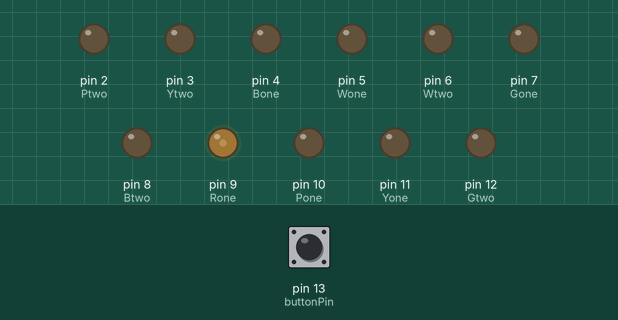
Recording of a sketch running on a simulated Arduino Uno, built with avr-gcc and run on an emulated ATmega328P. Parts: output pins drawn as LEDs (lit = HIGH). Dashed ring = blinking. Inputs (shaded band) come from the test bench; at power-on: pin 13 (buttonPin) HIGH.

Above: at 1.26 s.
1.3 s: pin 13 (buttonPin) pulled LOW for 0.15 s
At 4.57 s:
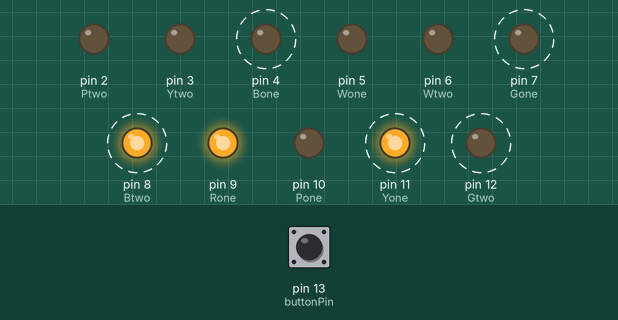
At 5.07 s:
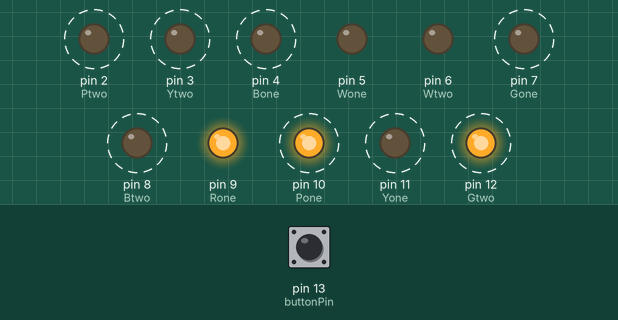
7.3 s: pin 13 (buttonPin) pulled LOW for 1 s
11.2 s: pin 13 (buttonPin) pulled LOW for 0.15 s
At 18.2 s:
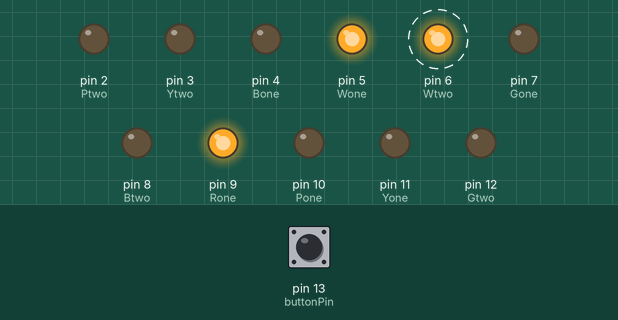
Timing chart, 0 to 23.3 s (numbered marks = the images above; inputs shaded):
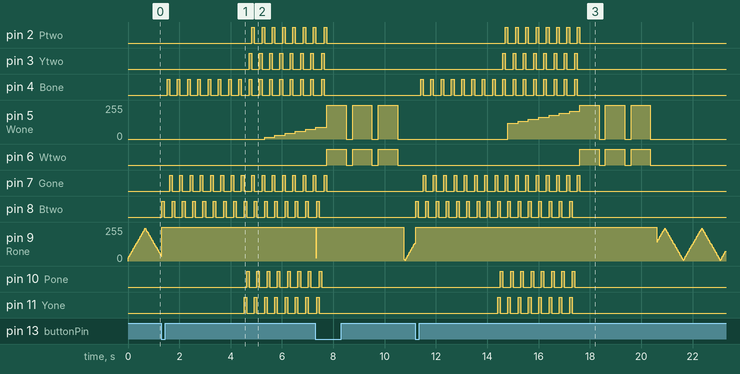

The sketch:

Guardian_laser.ino
```cpp
// (licence header left out)
const int buttonPin = 13;
int brightness = 0;
int brightadd = 15;
int brightness1 = 25;    // how bright the LEDStar is for star1
int fadeAmount1=10;
int counter=0;
int trigger=1;
int pause = 100;
int Wone=5;
int Wtwo=6;
int Pone=10;
int Yone=11;
int Ptwo=2;
int Ytwo=3;
int Bone=4;
int Gone=7;
int Btwo=8;
int Gtwo=12;
int Rone=9;
//free pins 10,11
int buttonState=LOW;


void setup() {
  // initialize the LED pins as output:
  pinMode(Wone, OUTPUT);
  pinMode(Wtwo, OUTPUT);
  pinMode(Pone, OUTPUT);
  pinMode(Ptwo, OUTPUT);
  pinMode(Yone, OUTPUT);
  pinMode(Ytwo, OUTPUT);
  pinMode(Bone, OUTPUT);
  pinMode(Btwo, OUTPUT);
  pinMode(Gone, OUTPUT);
  pinMode(Gtwo, OUTPUT);
  pinMode(Rone, OUTPUT);
  pinMode(buttonPin, INPUT_PULLUP);
}

void loop() {

buttonState = digitalRead(buttonPin);
if (buttonState == LOW){
  trigger=-trigger;
}

if (trigger == 1) {
    if (brightness1 <= (0+10) || brightness1 >= (255-10)) {
    fadeAmount1 = -fadeAmount1;
  }

   analogWrite(Rone, brightness1);
  brightness1 = brightness1 + fadeAmount1;
  // wait for 30 milliseconds to see the dimming effect
  delay(30);
}

if (trigger == -1) {
   analogWrite(Rone, 255);
if(counter<8){
digitalWrite(Btwo,HIGH);
delay(pause);
digitalWrite(Btwo,LOW);
digitalWrite(Gtwo,HIGH);
delay(pause);
digitalWrite(Gtwo,LOW);
digitalWrite(Bone,HIGH);
delay(pause);
digitalWrite(Bone,LOW);
digitalWrite(Gone,HIGH);
delay(pause);
digitalWrite(Gone,LOW);
counter=counter+1;
}

if(counter>=8 && counter<16){
digitalWrite(Btwo,HIGH);
digitalWrite(Yone,HIGH);
delay(pause);
digitalWrite(Btwo,LOW);
digitalWrite(Yone,LOW);
digitalWrite(Gtwo,HIGH);
digitalWrite(Pone,HIGH);
delay(pause);
digitalWrite(Gtwo,LOW);
digitalWrite(Pone,LOW);
digitalWrite(Bone,HIGH);
digitalWrite(Ytwo,HIGH);
delay(pause);
digitalWrite(Bone,LOW);
digitalWrite(Ytwo,LOW);
digitalWrite(Gone,HIGH);
digitalWrite(Ptwo,HIGH);
delay(pause);
digitalWrite(Gone,LOW);
digitalWrite(Ptwo,LOW);
counter=counter+1;
}

if(counter>=8) {
analogWrite(Wone,brightness);
brightness=brightness+brightadd;
}

if(counter==16) {
  analogWrite(Wone,255);
  analogWrite(Wtwo,255);
  delay(750);
  analogWrite(Wone,0);
  analogWrite(Wtwo,0);
  delay(250);
  analogWrite(Wone,255);
  analogWrite(Wtwo,255);
  delay(750);
  analogWrite(Wone,0);
  analogWrite(Wtwo,0);
  delay(250);
  analogWrite(Wone,255);
  analogWrite(Wtwo,255);
  delay(750);
  analogWrite(Wone,0);
  analogWrite(Wtwo,0);
  delay(250);
  counter=0;
  trigger=1;
}
}
}
```

Measured:
- after the input at 1.3 s, pin 2 (Ptwo): alternates HIGH for 0.10 s and LOW for 0.30 s, starting after 3.5 s; pin 3 (Ytwo): alternates HIGH for 0.10 s and LOW for 0.30 s, starting after 3.4 s
- after the input at 11.2 s, pin 2 (Ptwo): alternates HIGH for 0.10 s and LOW for 0.30 s, 16 changes in all, then stays LOW, starting after 3.5 s; pin 3 (Ytwo): alternates HIGH for 0.10 s and LOW for 0.30 s, 16 changes in all, then stays LOW, starting after 3.4 s
- by itself, pin 6 (Wtwo): alternates HIGH for 0.75 s and LOW for 0.25 s
